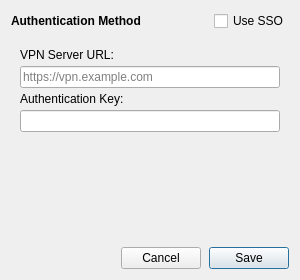
<?xml version="1.0" encoding="UTF-8"?>
<ui version="4.0">
 <class>CredentialsDialog</class>
 <widget class="QDialog" name="CredentialsDialog">
  <property name="windowTitle"><string>Set VPN Credentials</string></property>
  <property name="geometry">
   <rect><x>0</x><y>0</y><width>300</width><height>280</height></rect>
  </property>
  <property name="sizeGripEnabled"><bool>false</bool></property>
  <layout class="QVBoxLayout" name="verticalLayout">
   <property name="contentsMargins">
    <number>14</number><number>12</number><number>14</number><number>12</number>
   </property>
   <property name="spacing"><number>8</number></property>

   <!-- Auth method row -->
   <item>
    <layout class="QHBoxLayout" name="hLayoutAuth">
     <item>
      <widget class="QLabel" name="labelAuthMethod">
       <property name="text"><string>Authentication Method</string></property>
       <property name="font">
        <font><bold>true</bold></font>
       </property>
      </widget>
     </item>
     <item>
      <spacer>
       <property name="orientation"><enum>Qt::Horizontal</enum></property>
       <property name="sizeHint" stdset="0"><size><width>10</width><height>0</height></size></property>
      </spacer>
     </item>
     <item>
      <widget class="QCheckBox" name="chkUseSSO">
       <property name="text"><string>Use SSO</string></property>
      </widget>
     </item>
    </layout>
   </item>

   <!-- Stacked widget: auth_key frame / sso frame -->
   <item>
    <widget class="QStackedWidget" name="stackedWidget">

     <!-- Page 0: Auth Key -->
     <widget class="QWidget" name="pageAuthKey">
      <layout class="QVBoxLayout" name="vLayoutKey">
       <property name="contentsMargins">
        <number>0</number><number>0</number><number>0</number><number>0</number>
       </property>
       <property name="spacing"><number>4</number></property>
       <item>
        <widget class="QLabel" name="labelUrlAuth">
         <property name="text"><string>VPN Server URL:</string></property>
        </widget>
       </item>
       <item>
        <widget class="QLineEdit" name="lineEditUrlAuth">
         <property name="placeholderText"><string>https://vpn.example.com</string></property>
        </widget>
       </item>
       <item>
        <widget class="QLabel" name="labelKeyAuth">
         <property name="text"><string>Authentication Key:</string></property>
        </widget>
       </item>
       <item>
        <widget class="QLineEdit" name="lineEditKey">
         <property name="echoMode"><enum>QLineEdit::Password</enum></property>
        </widget>
       </item>
      </layout>
     </widget>

     <!-- Page 1: SSO -->
     <widget class="QWidget" name="pageSSO">
      <layout class="QVBoxLayout" name="vLayoutSSO">
       <property name="contentsMargins">
        <number>0</number><number>0</number><number>0</number><number>0</number>
       </property>
       <property name="spacing"><number>4</number></property>
       <item>
        <widget class="QLabel" name="labelUrlSSO">
         <property name="text"><string>VPN Server URL:</string></property>
        </widget>
       </item>
       <item>
        <widget class="QLineEdit" name="lineEditUrlSSO">
         <property name="placeholderText"><string>https://vpn.example.com</string></property>
        </widget>
       </item>
       <item>
        <widget class="QLabel" name="labelSSOHint">
         <property name="text"><string>A browser will open for SSO login.</string></property>
         <property name="styleSheet"><string>color: gray;</string></property>
        </widget>
       </item>
      </layout>
     </widget>

    </widget>
   </item>

   <item>
    <spacer>
     <property name="orientation"><enum>Qt::Vertical</enum></property>
     <property name="sizeHint" stdset="0"><size><width>20</width><height>8</height></size></property>
    </spacer>
   </item>

   <!-- Save / Cancel buttons -->
   <item>
    <layout class="QHBoxLayout" name="hLayoutButtons">
     <item>
      <spacer>
       <property name="orientation"><enum>Qt::Horizontal</enum></property>
       <property name="sizeHint" stdset="0"><size><width>40</width><height>0</height></size></property>
      </spacer>
     </item>
     <item>
      <widget class="QPushButton" name="btnCancel">
       <property name="text"><string>Cancel</string></property>
       <property name="maximumWidth"><number>90</number></property>
      </widget>
     </item>
     <item>
      <widget class="QPushButton" name="btnSave">
       <property name="text"><string>Save</string></property>
       <property name="maximumWidth"><number>90</number></property>
       <property name="default"><bool>true</bool></property>
      </widget>
     </item>
    </layout>
   </item>

  </layout>
 </widget>
 <resources/>
 <connections/>
</ui>
